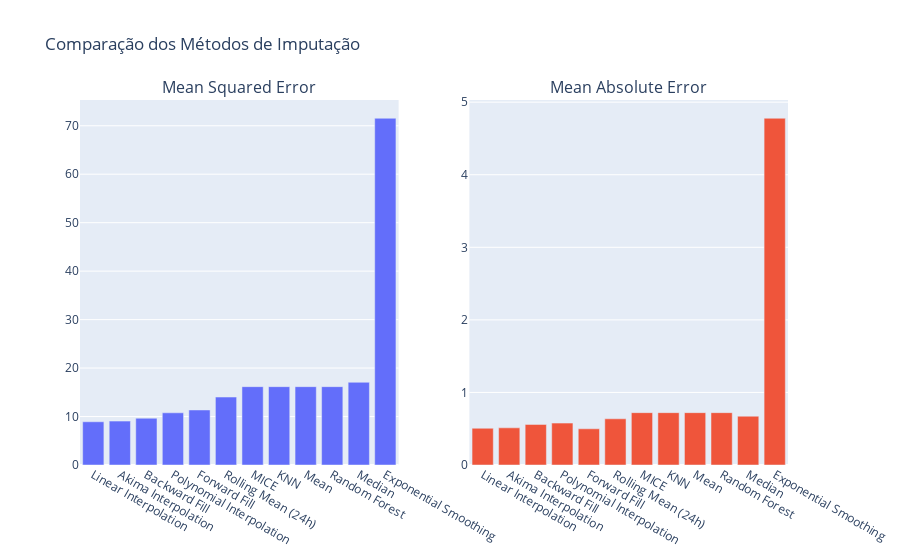
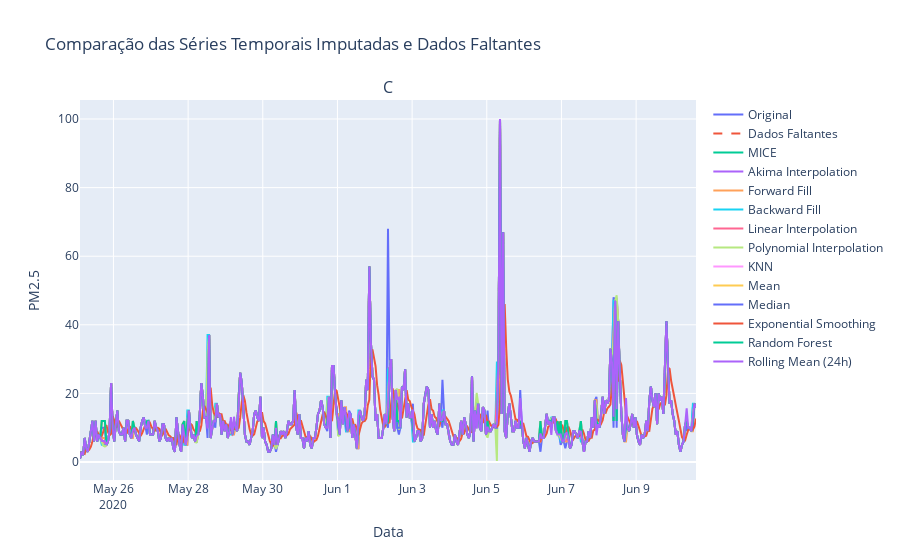

Notebook source saved alongside these figures, in order:
### Markdown cell above
# Analise de dados imputados

### Code cell
from statistics import LinearRegression
from statsmodels.tsa.seasonal import seasonal_decompose
import plotly.graph_objects as go
from plotly.subplots import make_subplots
from sklearn.metrics import mean_squared_error, mean_absolute_error
import numpy as np
from sklearn.impute import IterativeImputer, KNNImputer, SimpleImputer
from sklearn.ensemble import RandomForestRegressor
from fancyimpute import SoftImpute, KNN as FancyKNN, IterativeImputer as FancyIterativeImputer
from statsmodels.tsa.api import ExponentialSmoothing
from scipy.interpolate import Akima1DInterpolator
import pandas as pd
from sklearn.neural_network import MLPRegressor

# Carregando e preparando os dados
df_original = pd.read_csv('../dados_tratados/combinado/Piratininga/Piratininga_tratado_combinado.csv',
                          usecols=['PM2.5', 'Data e Hora', 'PM10', 'Monóxido de Carbono'],
                          parse_dates=['Data e Hora'],
                          index_col='Data e Hora',
                          low_memory=False)

df_original.sort_index(inplace=True)

# Selecionando apenas PM2.5 e focando em um período específico
df = df_original['PM2.5'].loc['2019-01-01':'2021-01-31']
df = pd.to_numeric(df, errors='coerce')
df = df.asfreq('h')

# Encontrar a sequência mais longa de dados não ausentes
mask = df.notna()
id_groups = mask.ne(mask.shift()).cumsum()
longest_sequence = df[mask].groupby(id_groups).filter(lambda x: len(x) == mask.groupby(id_groups).size().max())

print(f"Tamanho da sequência mais longa: {len(longest_sequence)}")
print(f"Número de valores não nulos na sequência mais longa: {longest_sequence.notna().sum()}")

if len(longest_sequence) == 0:
    raise ValueError("A sequência mais longa está vazia. Verifique seus dados.")

# Métodos de imputação
class LinearRegressionImputer:
    def fit_transform(self, X):
        X = X.values.reshape(-1, 1)
        mask = np.isnan(X.flatten())
        if np.all(mask):
            return X.flatten()
        # Usar apenas os dados não ausentes
        y = X[~mask].flatten()
        X_notna = np.arange(len(X))[~mask].reshape(-1, 1)
        reg = LinearRegression().fit(X_notna, y)
        X_all = np.arange(len(X)).reshape(-1, 1)
        y_pred = reg.predict(X_all)
        return np.where(mask, y_pred, X.flatten())

methods = {
    'Original': None,
    'MICE': IterativeImputer(random_state=0, max_iter=1000),
    'Akima Interpolation': lambda x: pd.Series(Akima1DInterpolator(x.dropna().index, x.dropna().values)(x.index), index=x.index),
    'Forward Fill': lambda x: x.fillna(method='ffill'),
    'Backward Fill': lambda x: x.fillna(method='bfill'),
    'Linear Interpolation': lambda x: x.interpolate(method='linear'),
    'Polynomial Interpolation': lambda x: x.interpolate(method='polynomial', order=2),

    'KNN': KNNImputer(n_neighbors=5),
    'Mean': SimpleImputer(strategy='mean'),
    'Median': SimpleImputer(strategy='median'),
    'Exponential Smoothing': lambda x: ExponentialSmoothing(x.fillna(x.mean())).fit().fittedvalues,
    'Random Forest': IterativeImputer(estimator=RandomForestRegressor(n_estimators=1000), random_state=0, max_iter=100),
    # 'Soft Impute': lambda x: pd.Series(SoftImpute(max_iters=1000, verbose=False).fit_transform(x.values.reshape(-1, 1)).flatten(), index=x.index),
    # 'KNN (FancyImpute)': lambda x: pd.Series(FancyKNN(k=5).fit_transform(x.values.reshape(-1, 1)).flatten(), index=x.index),
    # 'MICE (FancyImpute)': lambda x: pd.Series(FancyIterativeImputer().fit_transform(x.values.reshape(-1, 1)).flatten(), index=x.index),
    # 'Spline Interpolation': lambda x: x.interpolate(method='spline', order=3),
    'Rolling Mean (24h)': lambda x: x.fillna(x.rolling(24, min_periods=1).mean()),
    # 'Neural Network': lambda x: pd.Series(MLPRegressor(hidden_layer_sizes=(100,), max_iter=1000).fit(np.arange(len(x)).reshape(-1, 1), x.fillna(x.mean())).predict(np.arange(len(x)).reshape(-1, 1)), index=x.index),
}

# Função para avaliar os métodos de imputação
def evaluate_imputation(original, imputed):
    # Remover NaN de ambas as séries antes de calcular as métricas
    mask = ~np.isnan(original) & ~np.isnan(imputed)
    original = original[mask]
    imputed = imputed[mask]
    
    if len(original) == 0 or len(imputed) == 0:
        print("Aviso: Não há dados válidos para comparação após a remoção de NaN.")
        return np.nan, np.nan
    
    mse = mean_squared_error(original, imputed)
    mae = mean_absolute_error(original, imputed)
    return mse, mae

# Criar dados artificiais com valores ausentes na sequência mais longa
test_data = longest_sequence.copy()
np.random.seed(0)
mask = np.random.rand(len(test_data)) < 0.1
test_data[mask] = np.nan

print(f"Porcentagem de valores ausentes nos dados de teste: {test_data.isna().mean()*100:.2f}%")

# Avaliar cada método
results = {}
for method_name, method in methods.items():
    if method_name == 'Original':
        continue
    
    try:
        if isinstance(method, SimpleImputer) or isinstance(method, IterativeImputer) or isinstance(method, KNNImputer):
            imputed = pd.Series(method.fit_transform(test_data.values.reshape(-1, 1)).flatten(), index=test_data.index)
        else:
            imputed = method(test_data)
        
        mse, mae = evaluate_imputation(longest_sequence, imputed)
        results[method_name] = {'MSE': mse, 'MAE': mae}
    except Exception as e:
        print(f"Erro ao avaliar o método {method_name}: {str(e)}")
        results[method_name] = {'MSE': np.nan, 'MAE': np.nan}

# Ordenar os resultados pelo MSE
results_df = pd.DataFrame(results).T.sort_values('MSE')

print("Resultados ordenados pelo MSE:")
print(results_df)

# Plotar os resultados de MSE e MAE
if not results_df.empty and not results_df['MSE'].isnull().all():
    fig = make_subplots(rows=1, cols=2, subplot_titles=('Mean Squared Error', 'Mean Absolute Error'))

    fig.add_trace(go.Bar(x=results_df.index, y=results_df['MSE'], name='MSE'), row=1, col=1)
    fig.add_trace(go.Bar(x=results_df.index, y=results_df['MAE'], name='MAE'), row=1, col=2)

    fig.update_layout(title='Comparação dos Métodos de Imputação', showlegend=False)
    fig.show()

# Plotar a série temporal original, com dados faltantes e imputados
fig = make_subplots(rows=1, cols=1, subplot_titles=('Comparação das Séries Temporais Imputadas'))

# Adicionar a série temporal original
fig.add_trace(go.Scatter(x=longest_sequence.index, y=longest_sequence, mode='lines', name='Original'))

# Adicionar a série com dados faltantes
fig.add_trace(go.Scatter(x=test_data.index, y=test_data, mode='lines', name='Dados Faltantes', line=dict(dash='dash')))

# Adicionar as séries imputadas
for method_name, method in methods.items():
    if method_name == 'Original':
        continue
    
    try:
        if isinstance(method, SimpleImputer) or isinstance(method, IterativeImputer) or isinstance(method, KNNImputer):
            imputed = pd.Series(method.fit_transform(test_data.values.reshape(-1, 1)).flatten(), index=test_data.index)
        else:
            imputed = method(test_data)
        
        fig.add_trace(go.Scatter(x=imputed.index, y=imputed, mode='lines', name=method_name))
    except Exception as e:
        print(f"Erro ao plotar o método {method_name}: {str(e)}")

fig.update_layout(title='Comparação das Séries Temporais Imputadas e Dados Faltantes',
                  xaxis_title='Data',
                  yaxis_title='PM2.5')
fig.show()

### Figure 1 — Plotly figure (JSON) as saved in the notebook; plotly's stock layout.template omitted (floating-point values rounded to 4 significant figures)
{"data": [{"name": "MSE", "x": ["Linear Interpolation", "Akima Interpolation", "Backward Fill", "Polynomial Interpolation", "Forward Fill", "Rolling Mean (24h)", "MICE", "KNN", "Mean", "Random Forest", "Median", "Exponential Smoothing"], "y": [8.919, 9.056, 9.652, 10.77, 11.36, 14.02, 16.16, 16.16, 16.16, 16.16, 17.07, 71.55], "type": "bar", "xaxis": "x", "yaxis": "y"}, {"name": "MAE", "x": ["Linear Interpolation", "Akima Interpolation", "Backward Fill", "Polynomial Interpolation", "Forward Fill", "Rolling Mean (24h)", "MICE", "KNN", "Mean", "Random Forest", "Median", "Exponential Smoothing"], "y": [0.5063, 0.5121, 0.5592, 0.5774, 0.4987, 0.6366, 0.7214, 0.7214, 0.7214, 0.7214, 0.6725, 4.778], "type": "bar", "xaxis": "x2", "yaxis": "y2"}], "layout": {"xaxis": {"anchor": "y", "domain": [0.0, 0.45]}, "yaxis": {"anchor": "x", "domain": [0.0, 1.0]}, "xaxis2": {"anchor": "y2", "domain": [0.55, 1.0]}, "yaxis2": {"anchor": "x2", "domain": [0.0, 1.0]}, "annotations": [{"font": {"size": 16}, "showarrow": false, "text": "Mean Squared Error", "x": 0.225, "xanchor": "center", "xref": "paper", "y": 1.0, "yanchor": "bottom", "yref": "paper"}, {"font": {"size": 16}, "showarrow": false, "text": "Mean Absolute Error", "x": 0.775, "xanchor": "center", "xref": "paper", "y": 1.0, "yanchor": "bottom", "yref": "paper"}], "title": {"text": "Comparação dos Métodos de Imputação"}, "showlegend": false}}

### Figure 2 — Plotly figure (JSON) as saved in the notebook; plotly's stock layout.template omitted (floating-point values rounded to 4 significant figures; data arrays with more than 128 entries replaced by an {"elided": "..."} marker saying what was removed)
{"data": [{"mode": "lines", "name": "Original", "x": {"elided": "397 str values"}, "y": {"elided": "397 float values"}, "type": "scatter"}, {"line": {"dash": "dash"}, "mode": "lines", "name": "Dados Faltantes", "x": {"elided": "397 str values"}, "y": {"elided": "397 float values"}, "type": "scatter"}, {"mode": "lines", "name": "MICE", "x": {"elided": "397 str values"}, "y": {"elided": "397 float values"}, "type": "scatter"}, {"mode": "lines", "name": "Akima Interpolation", "x": {"elided": "397 str values"}, "y": {"elided": "397 float values"}, "type": "scatter"}, {"mode": "lines", "name": "Forward Fill", "x": {"elided": "397 str values"}, "y": {"elided": "397 float values"}, "type": "scatter"}, {"mode": "lines", "name": "Backward Fill", "x": {"elided": "397 str values"}, "y": {"elided": "397 float values"}, "type": "scatter"}, {"mode": "lines", "name": "Linear Interpolation", "x": {"elided": "397 str values"}, "y": {"elided": "397 float values"}, "type": "scatter"}, {"mode": "lines", "name": "Polynomial Interpolation", "x": {"elided": "397 str values"}, "y": {"elided": "397 float values"}, "type": "scatter"}, {"mode": "lines", "name": "KNN", "x": {"elided": "397 str values"}, "y": {"elided": "397 float values"}, "type": "scatter"}, {"mode": "lines", "name": "Mean", "x": {"elided": "397 str values"}, "y": {"elided": "397 float values"}, "type": "scatter"}, {"mode": "lines", "name": "Median", "x": {"elided": "397 str values"}, "y": {"elided": "397 float values"}, "type": "scatter"}, {"mode": "lines", "name": "Exponential Smoothing", "x": {"elided": "397 str values"}, "y": {"elided": "397 float values"}, "type": "scatter"}, {"mode": "lines", "name": "Random Forest", "x": {"elided": "397 str values"}, "y": {"elided": "397 float values"}, "type": "scatter"}, {"mode": "lines", "name": "Rolling Mean (24h)", "x": {"elided": "397 str values"}, "y": {"elided": "397 float values"}, "type": "scatter"}], "layout": {"xaxis": {"anchor": "y", "domain": [0.0, 1.0], "title": {"text": "Data"}}, "yaxis": {"anchor": "x", "domain": [0.0, 1.0], "title": {"text": "PM2.5"}}, "annotations": [{"font": {"size": 16}, "showarrow": false, "text": "C", "x": 0.5, "xanchor": "center", "xref": "paper", "y": 1.0, "yanchor": "bottom", "yref": "paper"}], "title": {"text": "Comparação das Séries Temporais Imputadas e Dados Faltantes"}}}
